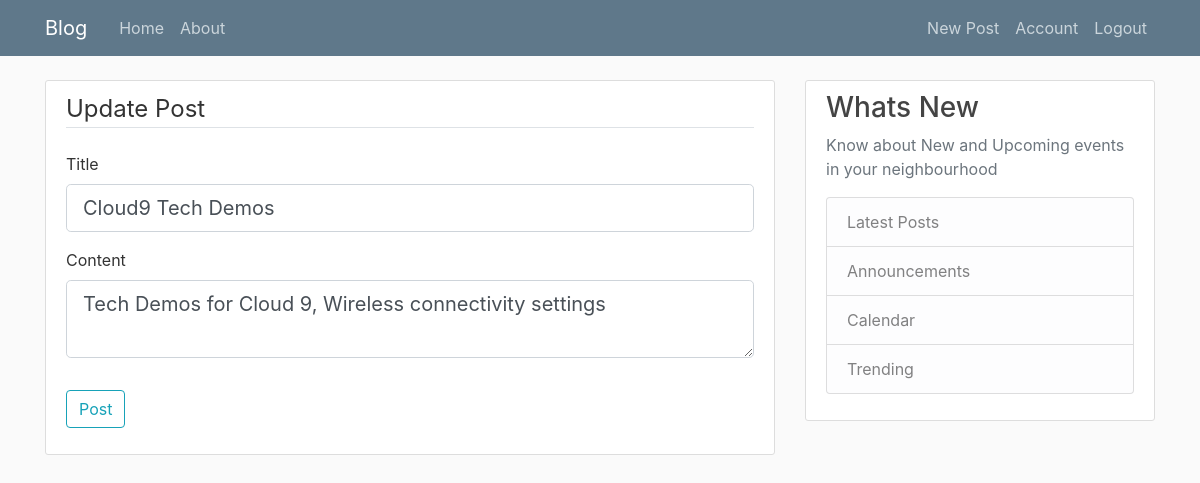
/post/2/update (signed in), run on the app's committed database.
### flaskblog/models.py (models this page shows, shortened)
class Post(db.Model):
    id = db.Column(db.Integer, primary_key=True)
    title = db.Column(db.String(100), nullable=False)
    date_posted = db.Column(db.DateTime, nullable=False, default=datetime.utcnow)
    content = db.Column(db.Text, nullable=False)
    user_id = db.Column(db.Integer, db.ForeignKey('user.id'), nullable=False)

### flaskblog/posts/routes.py (the view)
@posts.route('/post/<int:post_id>/update', methods=['GET', 'POST'])
@login_required
def update_post(post_id):
    post = Post.query.get_or_404(post_id)
    if post.author != current_user:
        abort(403)
    form = PostForm()
    if form.validate_on_submit():
        post.title = form.title.data
        post.content = form.content.data
        db.session.commit()
        flash('Your post has successfully been Updated', 'success')
        return redirect(url_for('posts.post', post_id=post.id))
    elif request.method == 'GET':
        form.title.data = post.title
        form.content.data = post.content
    return render_template('create_post.html', title='Update Post', form=form, legend='Update Post')

### flaskblog/posts/forms.py
class PostForm(FlaskForm):
    title = StringField('Title', validators=[DataRequired()])
    content = TextAreaField('Content', validators=[DataRequired()])
    submit = SubmitField('Post')

### flaskblog/models.py (called while the page is built)
@login_manager.user_loader
def load_user(user_id):
    return User.query.get(int(user_id))

### flaskblog/templates/create_post.html (shortened to what this page needs)
{% extends "layout.html"  %}
{% block content %}
    <div class="content-section">
        <form method="POST" action="">
            <fieldset class="form-group">
                <legend class="border-bottom mb-4"> {{ legend }} </legend>
                <div class="form-group">
                    {{ form.title.label(class="form-control-label") }}
                    {% if form.title.errors %}
                        {{ form.title(class="form-control form-control-lg is-invalid") }}
                        <div class="invalid-feedback">
                            {% for error in form.title.errors %}
                                <span>{{ error }}</span>
                            {% endfor %}
                        </div>
                    {% else %}
                        {{ form.title(class="form-control form-control-lg") }}
                    {% endif %}
                </div>
                <div class="form-group">
                    {{ form.content.label(class="form-control-label") }}
                    {% if form.content.errors %}
                        {{ form.content(class="form-control form-control-lg is-invalid") }}
                        <div class="invalid-feedback">
                            {% for error in form.content.errors %}
                                <span>{{ error }}</span>
                            {% endfor %}
                        </div>
                    {% else %}
                        {{ form.content(class="form-control form-control-lg") }}
                    {% endif %}
                </div>
            </fieldset>
            <div class="form-group">
                {{ form.submit(class="btn btn-outline-info") }}
            </div>
        </form>
    </div>
{% endblock content %}

### flaskblog/static/main.css (style rules this page uses)
body { background: #fafafa; color: #333333; margin-top: 5rem; }
.content-section { background: #ffffff; padding: 10px 20px; border: 1px solid #dddddd; border-radius: 3px; margin-bottom: 20px; }

### data on the page
Post: title "Cloud9 Tech Demos", content "Tech Demos for Cloud 9, Wireless connectivity settings"

### other printed values
{{ legend }} "Update Post"
